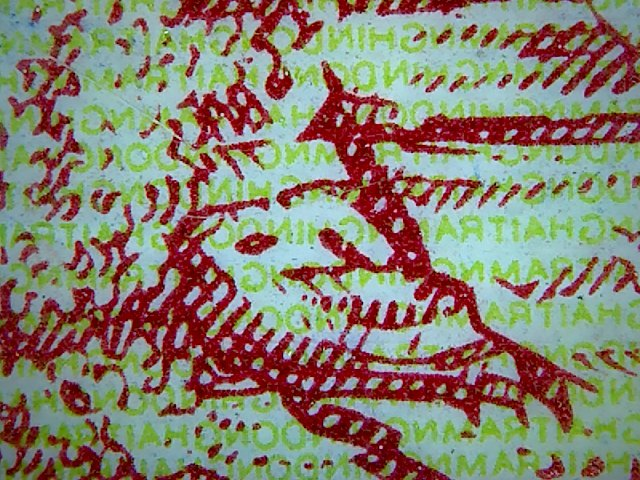
%> input picture abc/gia/1.JPG, 640 x 480 px
$ octave --eval "result = dosac(imread('../abc/gia/1.JPG'));"   (GNU Octave 9; MATLAB toolbox functions it lacks are replaced by stand-ins)
%> lines starting %> are read from the running program, lines starting %| are printed output that depends on the picture; in (x1, y1, x2, y2) boxes, pixels count from 0 and x2, y2 are one past the last pixel; in counts of white or black regions, pixels touching at a corner belong together; the program's own positions count from 1
function output = dosac( input )
%DOSAC Summary of this function goes here
%   Detailed explanation goes here

R1 = input(:, :, 2);
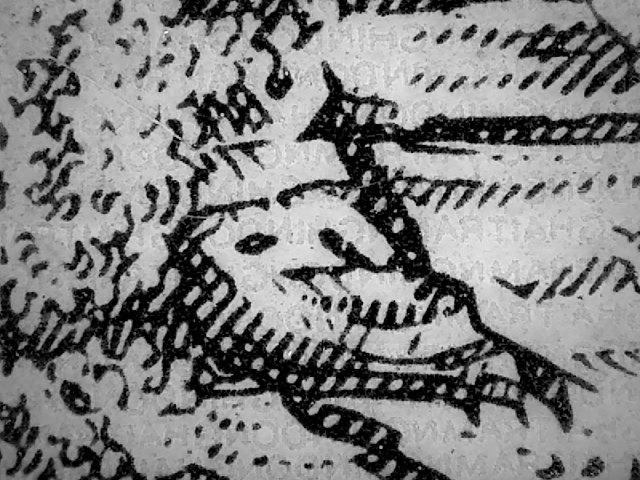
%> R1: size 480x640 uint8; min 0, max 255, mean 127.9

image = rgb2gray(input);
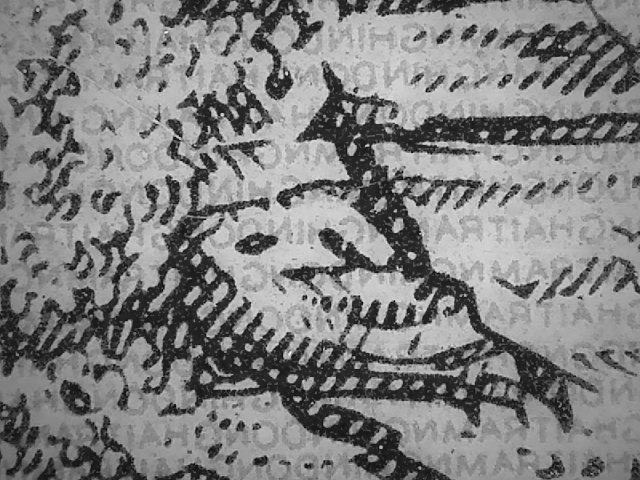
%> image: size 480x640 uint8; min 4, max 244, mean 128.1

level = graythresh(R1);
%> level = 0.4
image = im2bw(R1,(level-0.1));
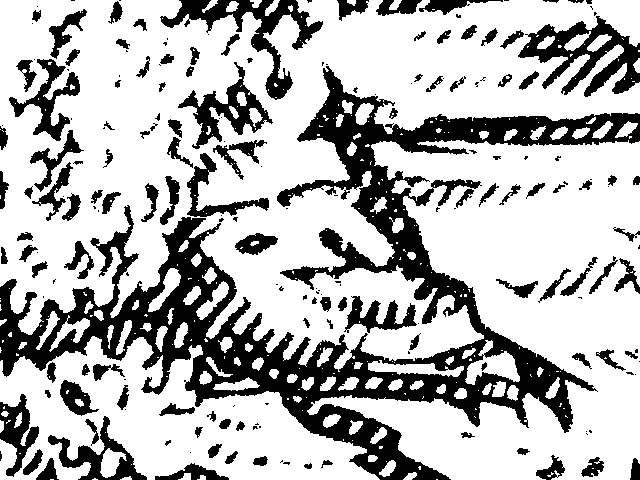
%> image: size 480x640 logical; 71.6% white; 200 black regions (83 under 20 px), largest, box (x1, y1, x2, y2) and area: (0, 66, 640, 480) 52665, (518, 16, 640, 97) 4090, (160, 0, 323, 100) 3725
image = double(image);


for i=1:475
    for j=1:635
        if ((image(i,j)+image(i,j+1)+image(i,j+2)+image(i,j+3)+image(i,j+4)+image(i,j+5)+image(i+1,j)+image(i+2,j)+image(i+3,j)+image(i+4,j)+image(i+5,j)+image(i+5,j+1)+image(i+5,j+2)+image(i+5,j+3)+image(i+5,j+4)+image(i+5,j+5)+image(i+4,j+5)+image(i+3,j+5)+image(i+2,j+5)+image(i+1,j+5))<3)
         for k=(i+1):(i+4)
             for m=(j+1):(j+4)
                 image(k,m)=0;
             end
         end
        end

     end
end
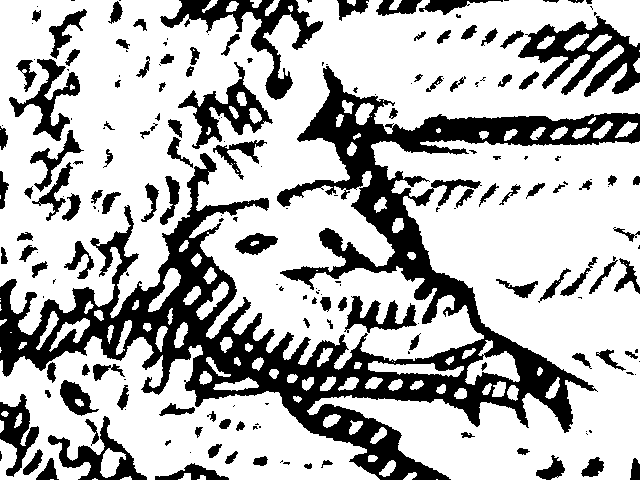
%> image: size 480x640 double; values 0 (black) and 1 (white), 71.2% white; 199 black regions (83 under 20 px), largest, box (x1, y1, x2, y2) and area: (0, 66, 640, 480) 54568, (518, 16, 640, 97) 4143, (160, 0, 323, 100) 3760


biendem = 0;
tongsacnet = 0;

R1 = uint64(R1);
%> R1: size 480x640 uint64
for i=2:479
    for j=2:639
        if (image(i,j)== 0 & ( image(i-1,j-1)==1 || image(i-1,j)==1 || image(i-1,j+1)==1 || image(i,j+1)==1 || image(i+1,j+1)==1 || image(i+1,j)==1 || image(i+1,j-1)==1 || image(i, j-1)==1))
            biendem = biendem +1;
            tonglon=0;
            k=0;
            tongnho=0;
            tongnho = tongnho + image(i,j);
            n=1;
            sacnet = 0;
            if image(i-1,j-1)==1
                tonglon = tonglon + R1(i-1,j-1);
                k = k+1;
            else
                tongnho = tongnho + R1(i-1,j-1);
                n = n+1;
            end
            %
            %
            if image(i-1,j)==1
                tonglon = tonglon + R1(i-1,j);
                k = k+1;
            else
                tongnho = tongnho + R1(i-1,j);
                n = n+1;
            end
            %
            %
            if image(i-1,j+1)==1
                tonglon = tonglon + R1(i-1,j+1);
                k = k+1;
            else
                tongnho = tongnho + R1(i-1,j+1);
                n = n+1;
            end
            %
            %
            if image(i,j+1)==1
                tonglon = tonglon + R1(i,j+1);
                k = k+1;
            else
                tongnho = tongnho + R1(i,j+1);
                n = n+1;
            end
            %
            %
            if image(i+1,j+1)==1
                tonglon = tonglon + R1(i+1,j+1);
                k = k+1;
            else
                tongnho = tongnho + R1(i+1,j+1);
                n = n+1;
            end
            %
            %
            if image(i+1,j)==1
                tonglon = tonglon + R1(i+1,j);
                k = k+1;
            else
                tongnho = tongnho + R1(i+1,j);
                n = n+1;
            end
            %
            %
            if image(i+1,j-1)==1
                tonglon = tonglon + R1(i+1,j-1);
                k = k+1;
            else
                tongnho = tongnho + R1(i+1,j-1);
                n = n+1;
            end
            %
            %
            if image(i,j-1)==1
                tonglon = tonglon + R1(i,j-1);
                k = k+1;
            else
                tongnho = tongnho + R1(i,j-1);
                n = n+1;
            end

            sacnet = tonglon/k - tongnho/n;
            tongsacnet = tongsacnet + sacnet;
        end
    end
end
%> after the loop, biendem = 26966; k = 1; n = 8; sacnet = 41; tonglon = 82; tongnho = 328; tongsacnet = 2054439
output = tongsacnet/biendem;
%> output = 76

end

$ run again, on abc/gia/3.JPG
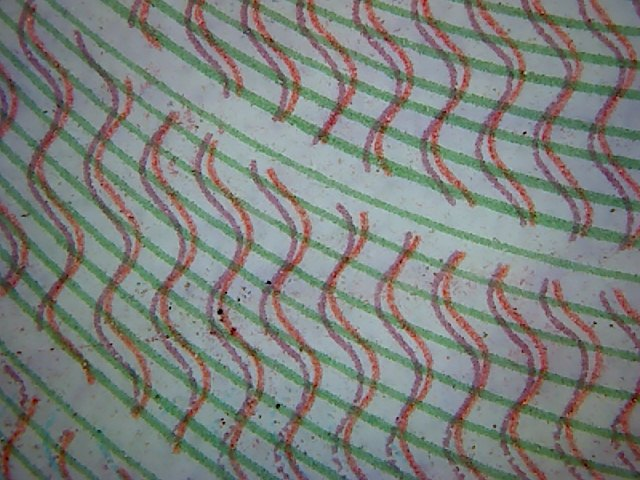
%> input picture abc/gia/3.JPG, 640 x 480 px
%> in dosac, `R1 = input(:, :, 2);`:
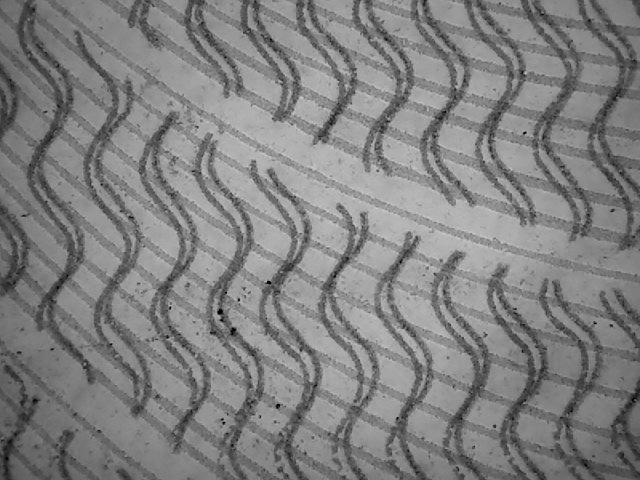
%> R1: size 480x640 uint8; min 0, max 203, mean 128.3
%> level = 0.486
%> after the loop in dosac, `for i=1:475`:
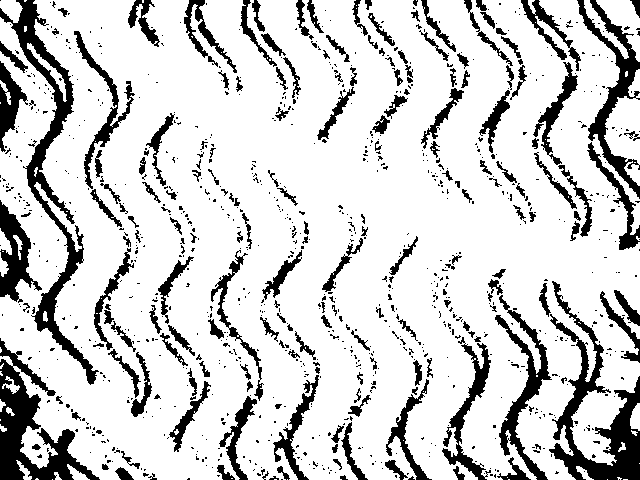
%> image: size 480x640 double; values 0 (black) and 1 (white), 81.4% white; 1001 black regions (809 under 20 px), largest, box (x1, y1, x2, y2) and area: (0, 0, 99, 385) 5642, (549, 281, 640, 480) 5327, (0, 338, 100, 480) 4885
%> after the loop in dosac, `for i=2:479`: biendem = 28622; k = 1; n = 8; sacnet = 22; tonglon = 99; tongnho = 614; tongsacnet = 1122330
%> output = 39

$ run again, on abc/gia/4.JPG
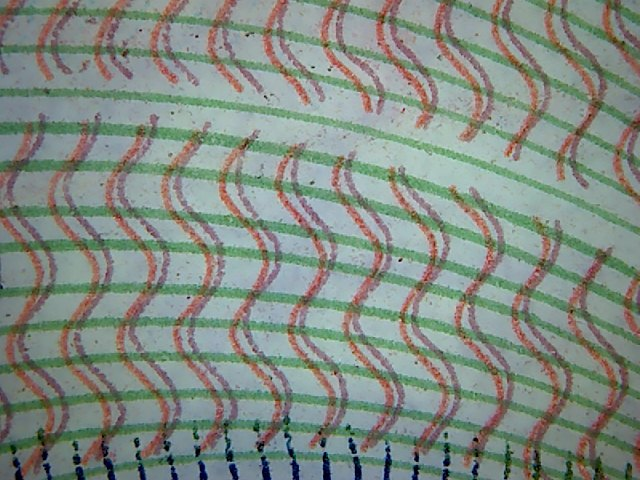
%> input picture abc/gia/4.JPG, 640 x 480 px
%> in dosac, `R1 = input(:, :, 2);`:
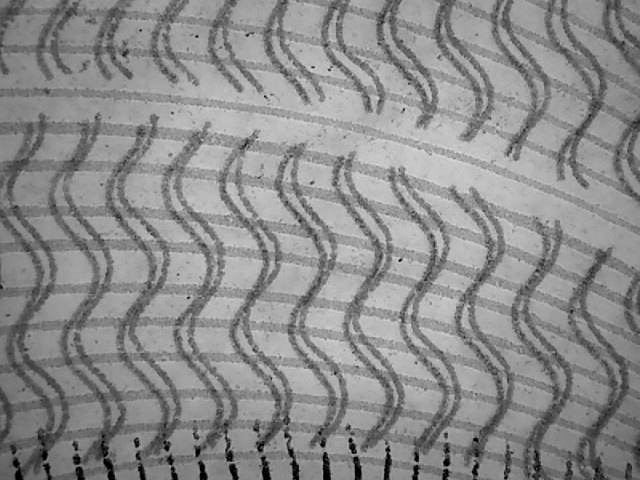
%> R1: size 480x640 uint8; min 0, max 221, mean 139.6
%> level = 0.522
%> after the loop in dosac, `for i=1:475`:
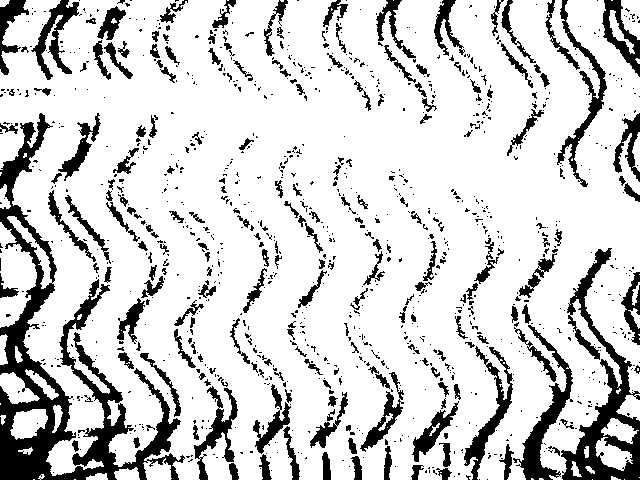
%> image: size 480x640 double; values 0 (black) and 1 (white), 81.9% white; 1073 black regions (857 under 20 px), largest, box (x1, y1, x2, y2) and area: (0, 113, 185, 480) 14130, (561, 248, 640, 480) 5181, (513, 325, 573, 480) 2134
%> after the loop in dosac, `for i=2:479`: biendem = 28384; k = 1; n = 8; sacnet = 25; tonglon = 110; tongnho = 683; tongsacnet = 1252356
%> output = 44
